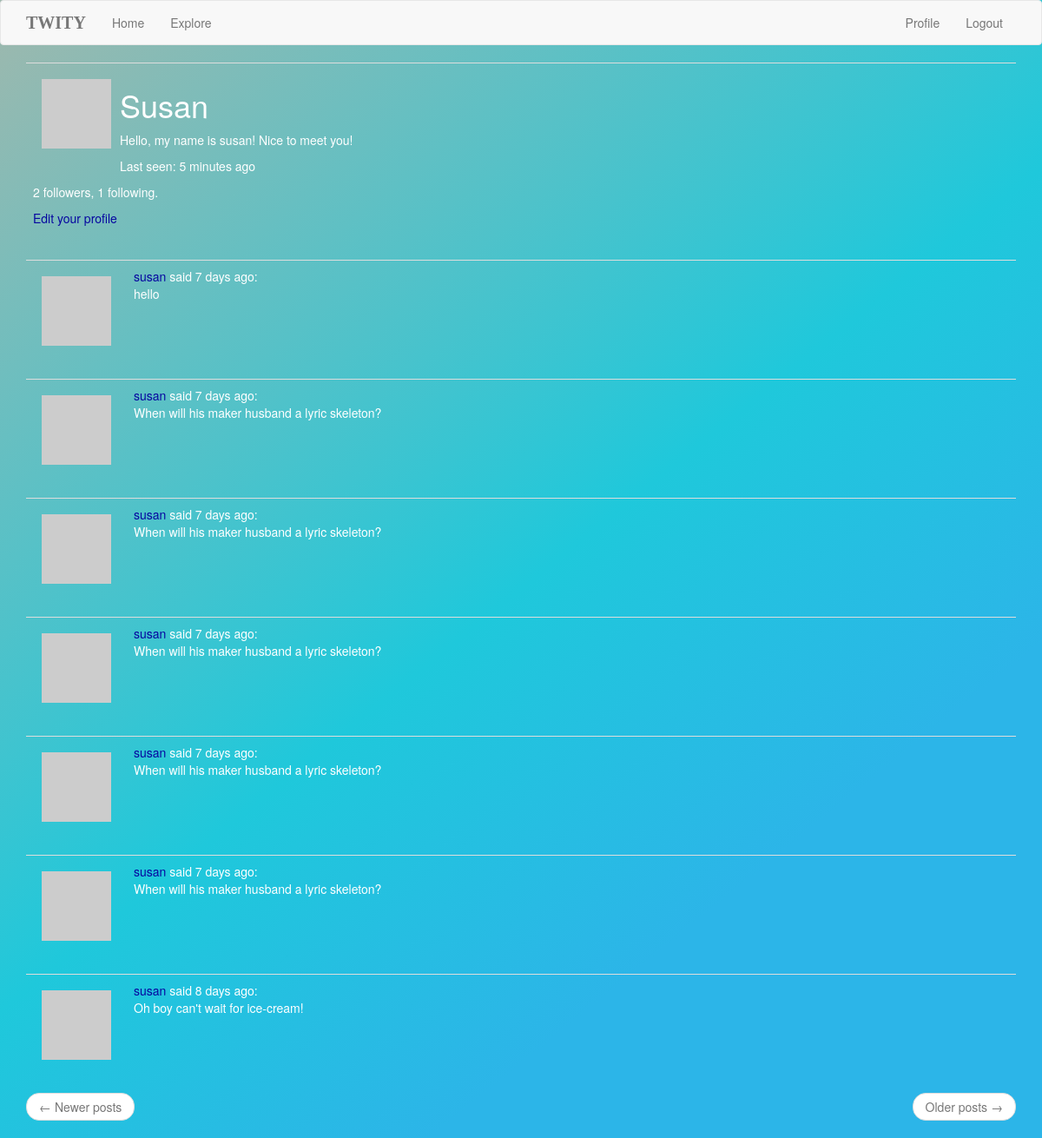
Before: /user/susan (signed in) with the older database file.
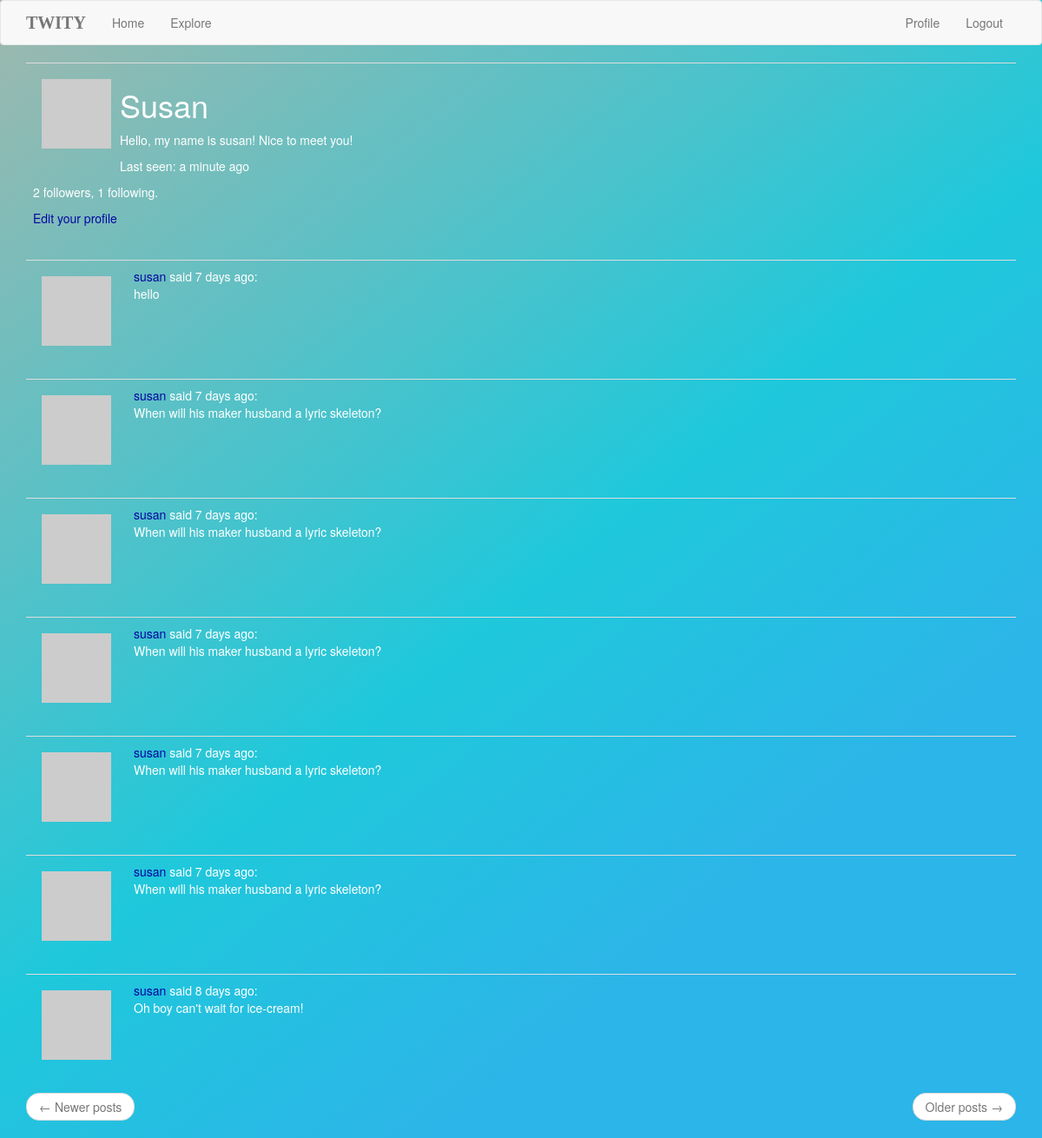
After: the same page with the newer database file.
### app/models.py (models this page shows, shortened)
class User(UserMixin, db.Model):
    id = db.Column(db.Integer, primary_key=True)
    username = db.Column(db.String(64), index=True, unique=True)
    email = db.Column(db.String(120), index=True, unique=True)
    password_hash = db.Column(db.String(128))
    posts = db.relationship('Post', backref='author', lazy='dynamic')
    about_me = db.Column(db.String(140))
    last_seen = db.Column(db.DateTime, default=datetime.utcnow)
    followed = db.relationship(
        'User', secondary=followers,
        primaryjoin=(followers.c.follower_id == id),
        secondaryjoin=(followers.c.followed_id == id),
        backref=db.backref('followers', lazy='dynamic'), lazy='dynamic')
    def avatar(self, size):
        digest = md5(self.email.lower().encode('utf-8')).hexdigest()
        return 'https://www.gravatar.com/avatar/{}?d=identicon&s={}'.format(
            digest, size)

class Post(db.Model):
    id = db.Column(db.Integer, primary_key=True)
    body = db.Column(db.String(140))
    timestamp = db.Column(db.DateTime, index=True, default=datetime.utcnow)
    user_id = db.Column(db.Integer, db.ForeignKey('user.id'))

### app/routes.py (the view)
@app.route('/user/<username>')
@login_required
def user(username):
    user = User.query.filter_by(username=username).first_or_404()
    page = request.args.get('page', 1, type=int)
    posts = user.posts.order_by(Post.timestamp.desc()).paginate(
        page, app.config['POSTS_PER_PAGE'], False)
    next_url = url_for('user', username=user.username, page=posts.next_num) \
        if posts.has_next else None
    prev_url = url_for('user', username=user.username, page=posts.prev_num) \
        if posts.has_prev else None
    return render_template('user.html', user=user, posts=posts.items,
                           next_url=next_url, prev_url=prev_url)

### app/models.py (called while the page is built)
@login.user_loader
def load_user(id):
    return User.query.get(int(id))

### app/routes.py (called while the page is built)
@app.before_request
def before_request():
    if current_user.is_authenticated:
        current_user.last_seen = datetime.utcnow()
        db.session.commit()

### app/templates/user.html
{% extends "base.html" %}
{% block app_content %}
    <table class="table">
        <tr>
            <td>
                <img src="{{ user.avatar(236) }}">
                <h1>{{ user.username }}</h1>
                {% if user.about_me %}<p>{{ user.about_me }}</p>{% endif %}
                {% if user.last_seen %}<p>Last seen: {{moment(user.last_seen).fromNow()}}</p>{% endif %}
                <p>{{ user.followers.count() }} followers, {{ user.followed.count() }} following.</p>
                {% if user == current_user %}
                <p><a href="{{ url_for('edit_profile') }}">Edit your profile</a></p>
                {% elif not current_user.is_following(user) %}
                <p><a href="{{ url_for('follow', username=user.username) }}">Follow</a></p>
                {% else %}
                <p><a href="{{ url_for('unfollow', username=user.username) }}">Unfollow</a></p>
                {% endif %}
            </td>
        </tr>
    </table>
    {% for post in posts %}
        {% include '_post.html' %}
    {% endfor %}
    <nav aria-label="...">
        <ul class="pager">
            <li class="previous{% if not prev_url %} disabled{% endif %}">
                <a href="{{ prev_url or '#' }}">
                    <span aria-hidden="true">&larr;</span> Newer posts
                </a>
            </li>
            <li class="next{% if not next_url %} disabled{% endif %}">
                <a href="{{ next_url or '#' }}">
                    Older posts <span aria-hidden="true">&rarr;</span>
                </a>
            </li>
        </ul>
    </nav>
{% endblock %}

### app/templates/base.html (shortened to what this page needs)
{% extends 'bootstrap/base.html' %}
{% block html_attribs %} lang="en"{% endblock %}
{% block styles %}
{{super()}}
<link rel="stylesheet"
      href="{{url_for('.static', filename='mystyle.css')}}">
{% endblock %}
{% block navbar %}
    <nav class="navbar navbar-default">
        <div class="container">
            <div class="navbar-header">
                <a class="navbar-brand" href="{{ url_for('index') }}">twity</a>
            </div>
            <div class="collapse navbar-collapse" id="bs-example-navbar-collapse-1">
                <ul class="nav navbar-nav">
                    <li><a href="{{ url_for('index') }}">Home</a></li>
                    <li><a href="{{ url_for('explore') }}">Explore</a></li>
                </ul>
                <ul class="nav navbar-nav navbar-right">
                    {% if current_user.is_anonymous %}
                    <li><a href="{{ url_for('login') }}">Login</a></li>
                    {% else %}
                    <li><a href="{{ url_for('user', username=current_user.username) }}">Profile</a></li>
                    <li><a href="{{ url_for('logout') }}">Logout</a></li>
                    {% endif %}
                </ul>
            </div>
        </div>
    </nav>
{% endblock %}
{% block content %}
    <div class="container">
        {% block app_content %}{% endblock %}
    </div>
{% endblock %}

### app/templates/_post.html
    <table class="table">
        <tr>
            <td width="70px">
                <a href="{{ url_for('user', username=post.author.username) }}">
                    <img src="{{ post.author.avatar(70) }}" />
                </a>
            </td>
            <td>
                <a href="{{ url_for('user', username=post.author.username) }}">
                    {{ post.author.username }}
                </a>
                said {{ moment(post.timestamp).fromNow() }}:
                <br>
                {{ post.body }}
            </td>
        </tr>
    </table>

### app/static/mystyle.css (style rules this page uses)
body { background-color: #1fc8db; background-image: linear-gradient(141deg,#9fb8ad 0%, #1fc8db 51%,#2cb5e8 75%); color: white; Opacity: 95; }
.navbar-brand { color: white; font-size: 20px; font-family: "Times New Roman", Times, serif; font-weight: bold; text-transform: uppercase; }
a { color: rgb(7, 7, 160); }
img { float: left; margin: 10px; }
h1 { text-transform: capitalize; }

Changed rows visible on the page:
changed User "Susan": last_seen "5 minutes ago" → "a minute ago"
